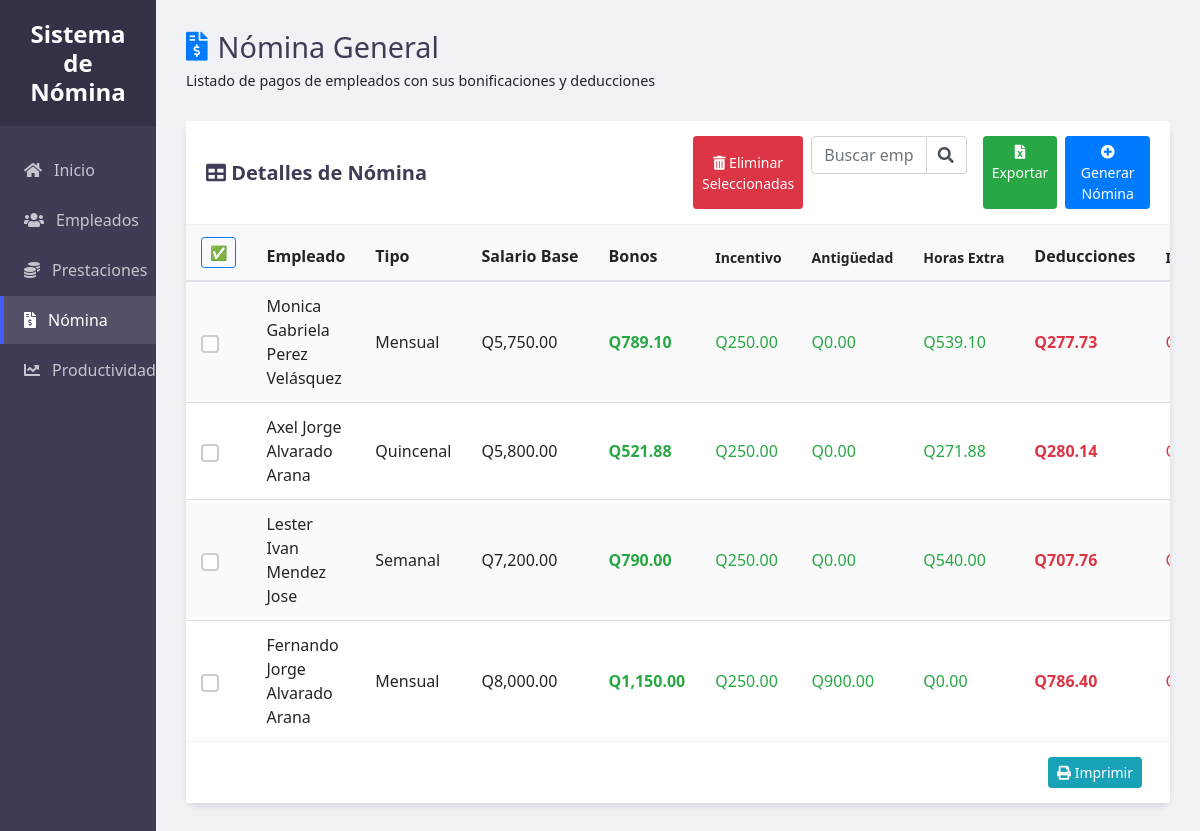
Page /ProyectoNomina/index.php?controller=nomina&action=ver on the committed database.
### tables this page shows
CREATE TABLE `nomina` (
  `ID_Nomina` int(11) NOT NULL,
  `ID_Emp` int(11) NOT NULL,
  `Tipo_Nomina` enum('Semanal','Quincenal','Mensual') NOT NULL,
  `Fecha_Nomina` date NOT NULL,
  `Salario_Base` decimal(10,2) NOT NULL,
  `Bono_Incentivo` decimal(10,2) DEFAULT 250.00,
  `Bono_Antiguedad` decimal(10,2) DEFAULT 0.00,
  `Bono_HorasExtras` decimal(10,2) DEFAULT 0.00,
  `ISR` decimal(10,2) DEFAULT 0.00,
  `IGSS` decimal(10,2) DEFAULT 0.00,
  `Total_Neto` decimal(10,2) NOT NULL
);

### ProyectoNomina/Controllers/NominaController.php (called while the page is built, shortened)
<?php
require_once 'Models/NominaModelo.php';
class NominaController {
    private $nomina;
    public function __construct() {
        $db = db::conectar();
        $this->nomina = new NominaModelo($db);
    }
    public function ver() {
    $nominas = $this->nomina->obtenerNominas();
    require_once 'Views/Nomina/ver.php';
    }
}

### ProyectoNomina/Models/NominaModelo.php (called while the page is built, shortened)
<?php
class NominaModelo {
    private $conn;
    public function __construct($db) {
        $this->conn = $db;
    }
    public function obtenerNominas() {
        $stmt = $this->conn->prepare("CALL spObtenerNominas()");
        $stmt->execute();
        return $stmt->fetchAll(PDO::FETCH_ASSOC);
    }
}

### ProyectoNomina/Views/Nomina/Ver.php (the view, shortened to what this page needs)
<!DOCTYPE html>
<html lang="es">
<head>
    <link rel="stylesheet" href="https://cdn.jsdelivr.net/npm/bootstrap@4.6.2/dist/css/bootstrap.min.css">
    <link rel="stylesheet" href="https://cdnjs.cloudflare.com/ajax/libs/font-awesome/5.15.4/css/all.min.css">
    <link rel="stylesheet" href="Public/CSS/styleVerEmp.css">
</head>
<body>
    <div class="sidebar">
        <div class="sidebar-header">
            <h3>Sistema de Nómina</h3>
        </div>
        <ul class="sidebar-menu">
            <li><a href="index.php"><i class="fas fa-home"></i> Inicio</a></li>
            <li><a href="index.php?controller=empleado&action=ver"><i class="fas fa-users"></i> Empleados</a></li>
            <li><a href="index.php?controller=prestacion&action=ver"><i class="fas fa-coins"></i> Prestaciones</a></li>
            <li><a href="index.php?controller=nomina&action=ver" class="active"><i class="fas fa-file-invoice-dollar"></i> Nómina</a></li>
            <li><a href="index.php?controller=productividad&action=ver"><i class="fas fa-chart-line"></i> Productividad</a></li>
        </ul>
    </div>
    <div class="main-content">
        <div class="content-container">
            <div class="header">
                <div class="header-title">
                    <h1><i class="fas fa-file-invoice-dollar text-primary"></i> Nómina General</h1>
                    <p>Listado de pagos de empleados con sus bonificaciones y deducciones</p>
                </div>
            </div>
            <div class="card">
                <form id="formEliminarMultiples" method="POST" action="index.php?controller=nomina&action=eliminarMultiples" onsubmit="return confirm('¿Desea eliminar las nóminas seleccionadas?');">
                    <div class="card-header bg-white">
                        <div class="row align-items-center">
                            <div class="col-md-6">
                                <h5 class="mb-0"><i class="fas fa-table"></i> Detalles de Nómina</h5>
                            </div>
                            <div class="col-md-6 text-right">
                                <div class="d-flex justify-content-end">
                                    <button type="submit" class="btn btn-danger btn-sm mr-2">
                                        <i class="fas fa-trash-alt"></i> Eliminar Seleccionadas
                                    </button>
                                    <div class="search-box mr-3">
                                        <div class="input-group">
                                            <input type="text" id="searchInput" class="form-control" placeholder="Buscar empleado...">
                                            <div class="input-group-append">
                                                <span class="input-group-text"><i class="fas fa-search"></i></span>
                                            </div>
                                        </div>
                                    </div>
                                    <a href="core/exportar_nomina.php" class="btn btn-success btn-sm mr-2">
                                        <i class="fas fa-file-excel"></i> Exportar
                                    </a>
                                    <a href="index.php?controller=nomina&action=crear" class="btn btn-primary btn-sm">
                                        <i class="fas fa-plus-circle"></i> Generar Nómina
                                    </a>
                                </div>
                            </div>
                        </div>
                    </div>
                    <div class="card-body p-0">
                        <div class="table-container">
                            <table class="table table-striped table-hover" id="nominaTable">
                                <thead>
                                    <tr>
                                        <th>
                                            <button type="button" class="btn btn-sm btn-outline-primary toggleSelectAll">
                                            ✅
                                            </button>
                                        </th>
                                        <th>Empleado</th>
                                        <th>Tipo</th>
                                        <th>Salario Base</th>
                                        <th>Bonos</th>
                                        <th class="small">Incentivo</th>
                                        <th class="small">Antigüedad</th>
                                        <th class="small">Horas Extra</th>
                                        <th>Deducciones</th>
                                        <th class="small">ISR</th>
                                    </tr>
                                </thead>
                                <tbody>
                                    <?php foreach ($nominas as $n): ?>
                                        <tr>
                                            <td><input type="checkbox" name="ids[]" value="<?= $n['ID_Nomina'] ?>" class="custom-checkbox"></td>
                                            <td><?= htmlspecialchars($n['nombre_empleado'] ?? 'Empleado') ?></td>
                                            <td class="tipo-nomina-cell" data-id="<?= $n['ID_Nomina'] ?>">
                                                <span class="tipo-nomina-text"><?= $n['Tipo_Nomina'] ?></span>
                                            </td>
                                            <td>Q<?= number_format($n['Salario_Base'], 2) ?></td>
                                            <td class="text-success"><strong>Q<?= number_format($n['Bono_Incentivo'] + $n['Bono_Antiguedad'] + $n['Bono_HorasExtras'], 2) ?></strong></td>
                                            <td class="text-success">Q<?= number_format($n['Bono_Incentivo'], 2) ?></td>
                                            <td class="text-success">Q<?= number_format($n['Bono_Antiguedad'], 2) ?></td>
                                            <td class="text-success">Q<?= number_format($n['Bono_HorasExtras'], 2) ?></td>
                                            <td class="text-danger"><strong>Q<?= number_format($n['ISR'] + $n['IGSS'], 2) ?></strong></td>
                                            <td class="text-danger">Q<?= number_format($n['ISR'], 2) ?></td>
                                        </tr>
                                    <?php endforeach; ?>
                                </tbody>
                            </table>
                        </div>
                </form>
            </div>
            <div class="card-footer text-right">
                <button onclick="window.print()" class="btn btn-info btn-sm mr-2">
                    <i class="fas fa-print"></i> Imprimir
                </button>
            </div>
        </div>
    </div>
</body>
</html>

### ProyectoNomina/Public/CSS/styleVerEmp.css (style rules this page uses)
:root { --primary: #4361ee; --secondary: #3f3d56; --success: #23a359; --danger: #e74c3c; --light: #f8f9fa; --dark: #343a40; --gray: #6c757d; --sidebar-width: 13%; }
body { margin: 0; padding: 0; font-family: 'Segoe UI', Roboto, 'Helvetica Neue', Arial, sans-serif; background-color: #f0f2f5; display: flex; min-height: 100vh; overflow: hidden; }
.sidebar { width: var(--sidebar-width); background-color: var(--secondary); color: white; position: fixed; height: 100vh; overflow-y: auto; z-index: 100; }
.sidebar-header { padding: 20px; background-color: rgba(0, 0, 0, 0.2); text-align: center; }
.sidebar-header h3 { margin: 0; font-size: 1.5rem; font-weight: 600; }
.sidebar-menu { list-style: none; padding: 0; margin: 20px 0; }
.sidebar-menu li { margin-bottom: 2px; }
.sidebar-menu a { display: flex; align-items: center; padding: 12px 20px; color: rgba(255, 255, 255, 0.7); text-decoration: none; transition: all 0.3s; border-left: 4px solid transparent; }
.sidebar-menu a:hover, .sidebar-menu a.active { background-color: rgba(255, 255, 255, 0.1); color: white; border-left-color: var(--primary); }
.sidebar-menu i { margin-right: 12px; }
.main-content { flex: 1; margin-left: var(--sidebar-width); height: 100vh; overflow-y: auto; }
.content-container { padding: 30px; max-width: 1800px; margin: 0 auto; }
.header { display: flex; justify-content: space-between; align-items: center; margin-bottom: 30px; }
.header-title h1 { margin: 0; font-size: 1.8rem; color: var(--secondary); display: flex; align-items: center; }
.header-title h1 i { margin-right: 10px; }
.header-title p { margin: 5px 0 0; font-size: 0.9rem; }
.card { border: none; border-radius: 10px; box-shadow: 0 4px 6px rgba(0, 0, 0, 0.1); margin-bottom: 30px; background-color: white; }
.card-header { padding: 15px 20px; border-bottom: 1px solid rgba(0, 0, 0, 0.05); }
.card-header h5 { font-weight: 600; color: var(--secondary); }
.table-container { max-height: calc(100vh - 250px); overflow-y: auto; overflow-x: auto; }
.table { margin-bottom: 0; width: 100%; }
.table thead th { position: sticky; top: 0; background-color: #f8f9fa; z-index: 10; font-weight: 600; border-top: none; border-bottom: 2px solid #dee2e6; padding: 12px 15px; white-space: nowrap; }
.table td { padding: 12px 15px; vertical-align: middle; }
.table-striped tbody tr:nth-of-type(odd) { background-color: rgba(0, 0, 0, 0.02); }
.card-footer { background-color: white; border-top: 1px solid rgba(0, 0, 0, 0.05); padding: 15px 20px; }
.search-box { max-width: 300px; margin-left: auto; }
.search-box .form-control { border-top-right-radius: 0; border-bottom-right-radius: 0; }
.search-box .input-group-text { background-color: white; border-left: none; }
.custom-checkbox { appearance: none; -webkit-appearance: none; background-color: #fff; border: 2px solid #ccc; padding: 6px; border-radius: 4px; display: inline-block; position: relative; cursor: pointer; width: 18px; height: 18px; vertical-align: middle; }

### rows in the picture
nomina: nombre_empleado "Monica Gabriela Perez Velásquez", Tipo_Nomina "Mensual", Salario_Base "5,750.00", $n['Bono_Incentivo'] + $n['Bono_Antiguedad'] + $n['Bono_HorasExtras'] "789.10", Bono_Incentivo "250.00", Bono_Antiguedad "0.00", Bono_HorasExtras "539.10", $n['ISR'] + $n['IGSS'] "277.73"
nomina: nombre_empleado "Axel Jorge Alvarado Arana", Tipo_Nomina "Quincenal", Salario_Base "5,800.00", $n['Bono_Incentivo'] + $n['Bono_Antiguedad'] + $n['Bono_HorasExtras'] "521.88", Bono_Incentivo "250.00", Bono_Antiguedad "0.00", Bono_HorasExtras "271.88", $n['ISR'] + $n['IGSS'] "280.14"
nomina: nombre_empleado "Lester Ivan Mendez Jose", Tipo_Nomina "Semanal", Salario_Base "7,200.00", $n['Bono_Incentivo'] + $n['Bono_Antiguedad'] + $n['Bono_HorasExtras'] "790.00", Bono_Incentivo "250.00", Bono_Antiguedad "0.00", Bono_HorasExtras "540.00", $n['ISR'] + $n['IGSS'] "707.76"
nomina: nombre_empleado "Fernando Jorge Alvarado Arana", Tipo_Nomina "Mensual", Salario_Base "8,000.00", $n['Bono_Incentivo'] + $n['Bono_Antiguedad'] + $n['Bono_HorasExtras'] "1,150.00", Bono_Incentivo "250.00", Bono_Antiguedad "900.00", Bono_HorasExtras "0.00", $n['ISR'] + $n['IGSS'] "786.40"
